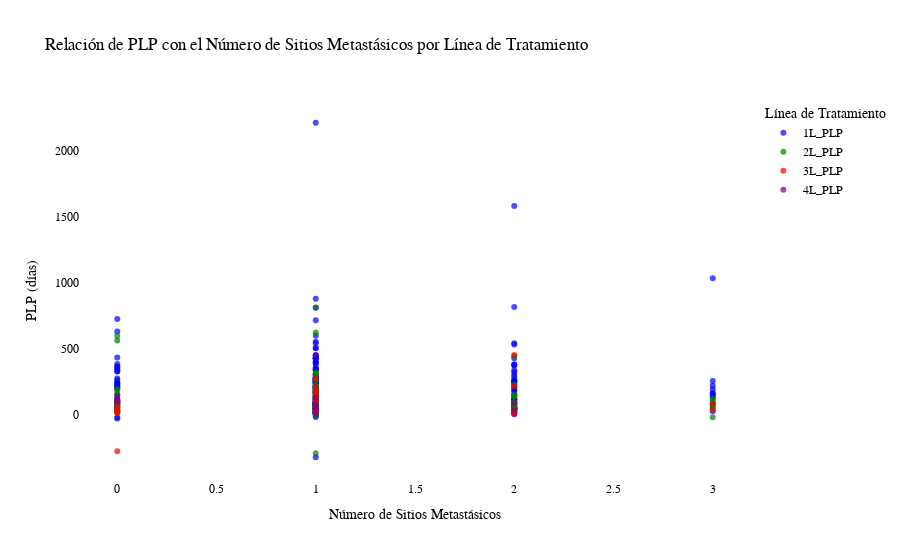

Source (notebook cell):
### Code cell
import plotly.graph_objects as go

fig = go.Figure()

# Add scatter plots for each PLP line
plp_columns = ['1L_PLP', '2L_PLP', '3L_PLP', '4L_PLP']
colors = ['blue', 'green', 'red', 'purple']  # Different colors for each line

for plp_col, color in zip(plp_columns, colors):
    fig.add_trace(go.Scatter(
        x=df['Numero sitios Mts'],
        y=df[plp_col],
        mode='markers',
        name=plp_col,
        marker=dict(color=color, opacity=0.7)
    ))

fig.update_layout(
    title="Relación de PLP con el Número de Sitios Metastásicos por Línea de Tratamiento",
    xaxis_title="Número de Sitios Metastásicos",
    yaxis_title="PLP (días)",
    plot_bgcolor='white',
    font=dict(
        family="Arial, sans-serif",
        size=12,
        color="black"
    ),
    legend_title_text="Línea de Tratamiento"
)

fig.show()

### Figure 1 — Plotly figure (JSON) as saved in the notebook; plotly's stock layout.template omitted (floating-point values rounded to 4 significant figures; data arrays with more than 128 entries replaced by an {"elided": "..."} marker saying what was removed)
{"data": [{"marker": {"color": "blue", "opacity": 0.7}, "mode": "markers", "name": "1L_PLP", "x": {"elided": "261 int values"}, "y": {"elided": "261 float values"}, "type": "scatter"}, {"marker": {"color": "green", "opacity": 0.7}, "mode": "markers", "name": "2L_PLP", "x": {"elided": "261 int values"}, "y": {"elided": "261 float values"}, "type": "scatter"}, {"marker": {"color": "red", "opacity": 0.7}, "mode": "markers", "name": "3L_PLP", "x": {"elided": "261 int values"}, "y": {"elided": "261 float values"}, "type": "scatter"}, {"marker": {"color": "purple", "opacity": 0.7}, "mode": "markers", "name": "4L_PLP", "x": {"elided": "261 int values"}, "y": {"elided": "261 float values"}, "type": "scatter"}], "layout": {"font": {"family": "Arial, sans-serif", "size": 12, "color": "black"}, "legend": {"title": {"text": "Línea de Tratamiento"}}, "title": {"text": "Relación de PLP con el Número de Sitios Metastásicos por Línea de Tratamiento"}, "xaxis": {"title": {"text": "Número de Sitios Metastásicos"}}, "yaxis": {"title": {"text": "PLP (días)"}}, "plot_bgcolor": "white"}}
